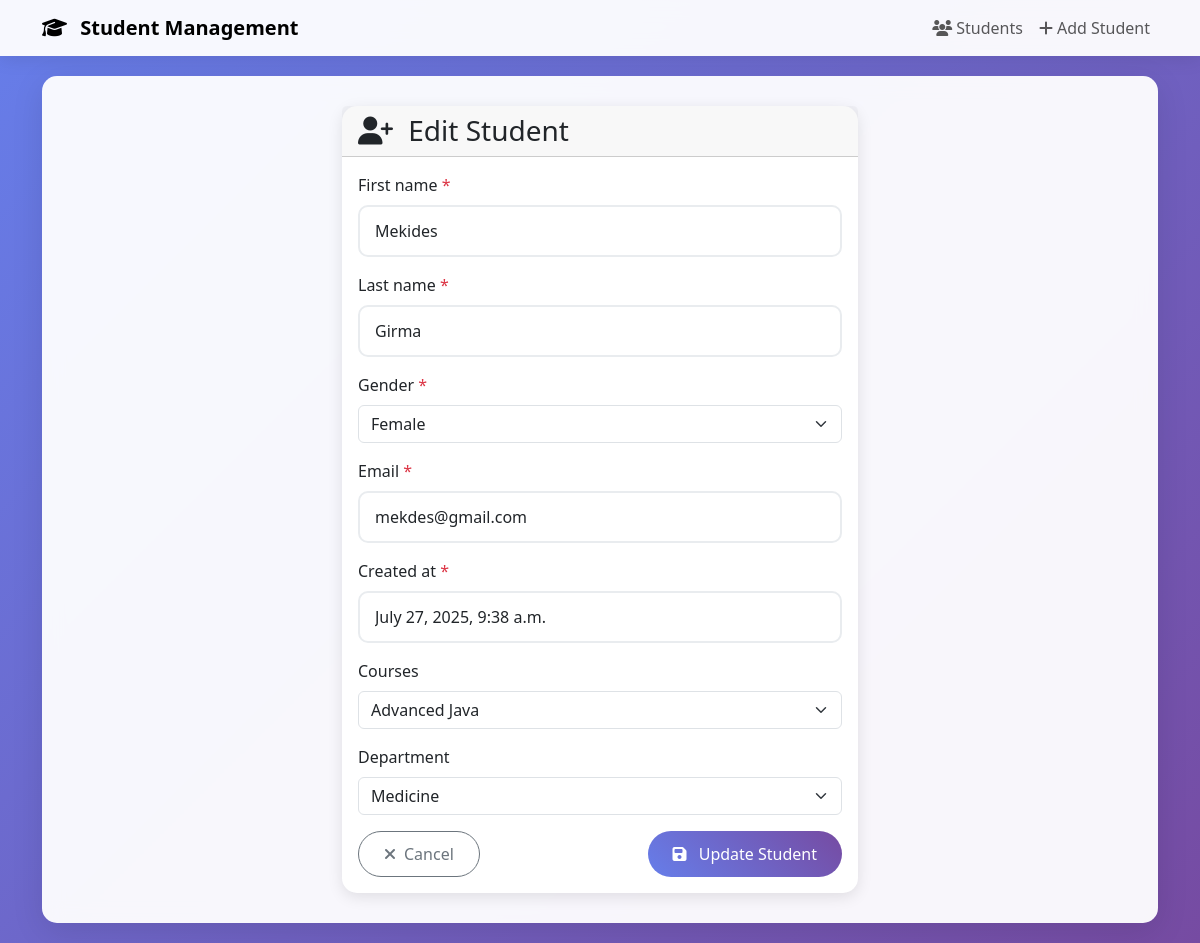
The app's page /students/2/update/ with its own data.
### students/models.py (models this page shows, shortened)
class Student(models.Model):
    GENDER_CHOICES = [
        ('M', 'Male'),
        ('F', 'Female')
    ]
    first_name = models.CharField(max_length=50)
    last_name = models.CharField(max_length=50)
    gender = models.CharField( max_length=6, choices = GENDER_CHOICES)
    email = models.EmailField(unique=True)
    created_at = models.DateTimeField(default= timezone.now)
    class meta:
        ordering = ['first_name', 'last_name']
    courses = models.ManyToManyField(Course, related_name="students", through='Grade', blank=True)
    department = models.ForeignKey(Department,on_delete=models.SET_NULL, null=True, blank=True)

class Course(models.Model):
    course_name = models.CharField(max_length=50)
    course_code = models.CharField(max_length= 50, unique= True)
    description = models.TextField(max_length= 500)
    department = models.ForeignKey(Department, on_delete=models.CASCADE, related_name='courses')
    created_at = models.DateTimeField(default= timezone.now)
    def __str__(self):
        return self.course_name

class Department(models.Model):
    department_name = models.CharField(max_length=50, unique=True)
    created_at = models.DateTimeField(default= timezone.now)
    def __str__(self):
        return self.department_name

### students/views.py (the view)
# urls.py: path('students/<int:pk>/update/', StudentUpdateView.as_view(), name='student-update'),
class StudentUpdateView(UpdateView):
    model = Student
    fields = '__all__'
    template_name = 'students/student_form.html'
    success_url = reverse_lazy('student-list')

### students/templates/students/student_form.html (shortened to what this page needs)
{% extends 'students/base.html' %}
{% block content %}
<div class="row justify-content-center">
    <div class="col-md-8 col-lg-6">
        <div class="card">
            <div class="card-header">
                <h3 class="mb-0">
                    <i class="fas fa-user-plus me-2"></i>
                    {% if form.instance.pk %}
                        Edit Student
                    {% else %}
                        Add New Student
                    {% endif %}
                </h3>
            </div>
            <div class="card-body">
                <form method="POST" novalidate>
                    {% for field in form %}
                        <div class="mb-3">
                            <label for="{{ field.id_for_label }}" class="form-label">
                                {{ field.label }}
                                {% if field.field.required %}
                                    <span class="text-danger">*</span>
                                {% endif %}
                            </label>
                            {% if field.field.widget.input_type == 'select' %}
                                <select name="{{ field.name }}" id="{{ field.id_for_label }}"
                                        class="form-select {% if field.errors %}is-invalid{% endif %}">
                                    {% for choice in field.field.choices %}
                                        <option value="{{ choice.0 }}"
                                                {% if field.value == choice.0 %}selected{% endif %}>
                                            {{ choice.1 }}
                                        </option>
                                    {% endfor %}
                                </select>
                            {% else %}
                                <input type="{{ field.field.widget.input_type|default:'text' }}"
                                       name="{{ field.name }}"
                                       id="{{ field.id_for_label }}"
                                       value="{{ field.value|default:'' }}"
                                       class="form-control {% if field.errors %}is-invalid{% endif %}"
                                       placeholder="{{ field.field.widget.attrs.placeholder|default:field.label }}">
                            {% endif %}
                        </div>
                    {% endfor %}
                    <div class="d-flex justify-content-between">
                        <a href="{% url 'student-list' %}" class="btn btn-outline-secondary">
                            <i class="fas fa-times me-2"></i>Cancel
                        </a>
                        <button type="submit" class="btn btn-primary">
                            <i class="fas fa-save me-2"></i>
                            {% if form.instance.pk %}Update{% else %}Save{% endif %} Student
                        </button>
                    </div>
                </form>
            </div>
        </div>
    </div>
</div>
{% endblock %}

### students/templates/students/base.html (style rules this page uses)
body { background: linear-gradient(135deg, #667eea 0%, #764ba2 100%); min-height: 100vh; }
.card { border: none; border-radius: 15px; box-shadow: 0 4px 15px rgba(0, 0, 0, 0.1); transition: transform 0.3s ease; }
.btn { border-radius: 25px; padding: 10px 25px; font-weight: 500; transition: all 0.3s ease; }
.btn-primary { background: linear-gradient(45deg, #667eea, #764ba2); border: none; }
.form-control { border-radius: 10px; border: 2px solid #e9ecef; padding: 12px 15px; transition: all 0.3s ease; }

### records on screen
Student: first_name "Mekides" "Girma" "mekdes@gmail.com"
Course: courses "Advanced Java"
Department: department "Medicine"

### other values on screen
{{ field.label }} "First name" "Last name" "Gender" "Email" "Created at" "Courses" "Department"
form field gender "Female"
